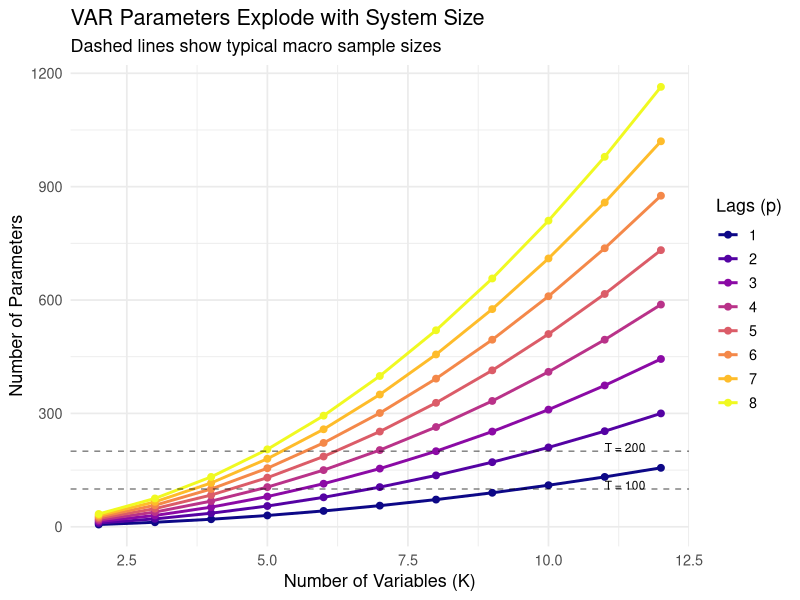
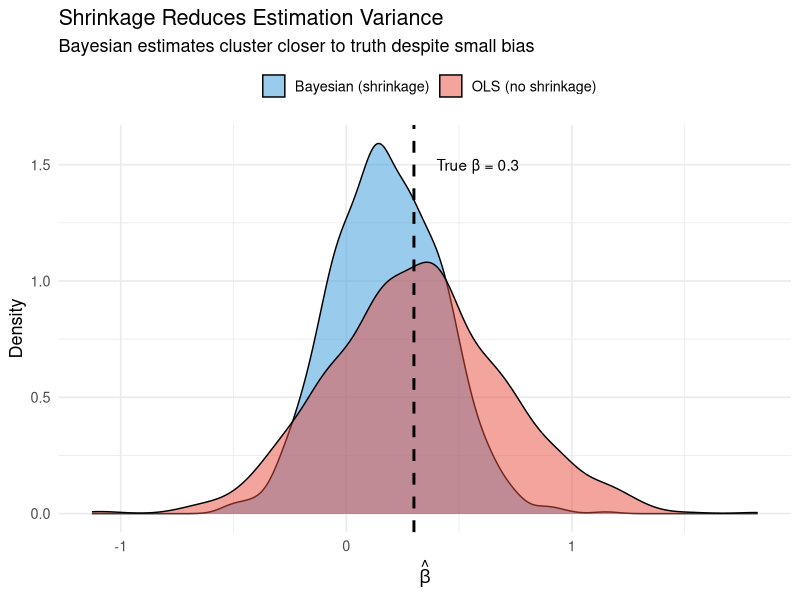
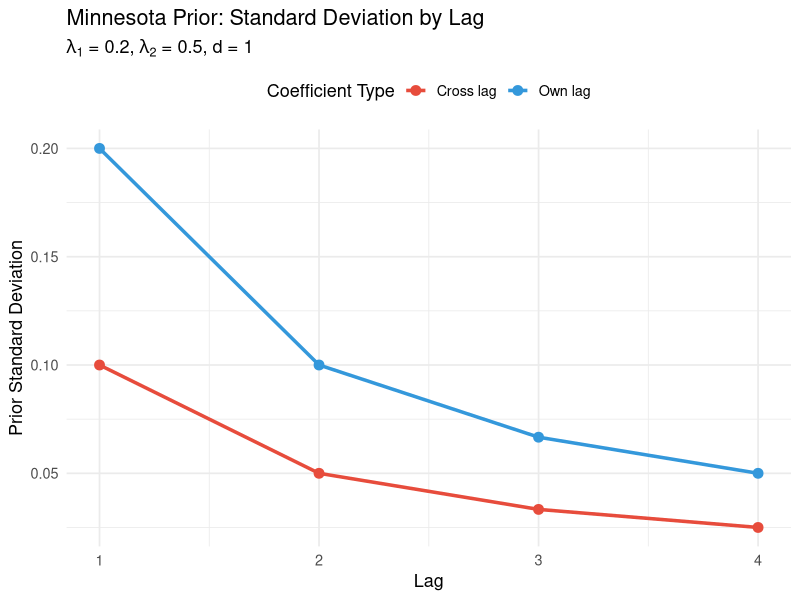
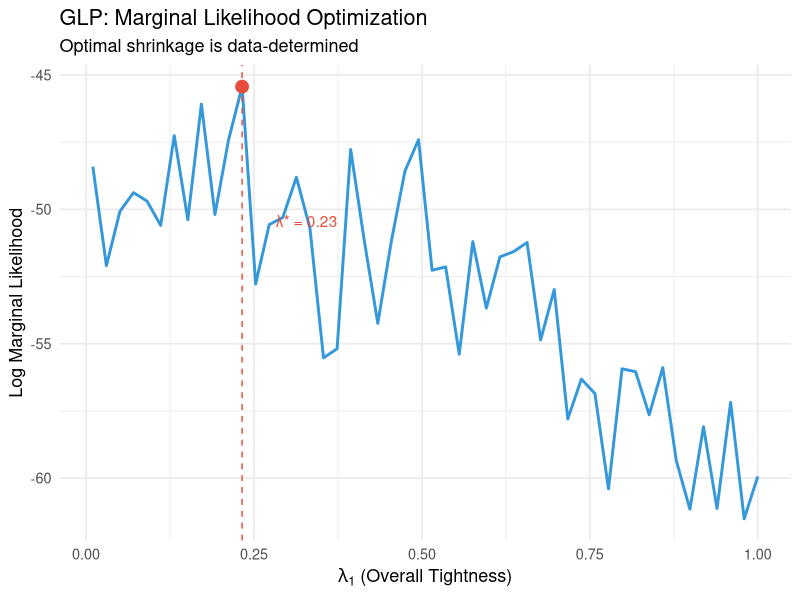
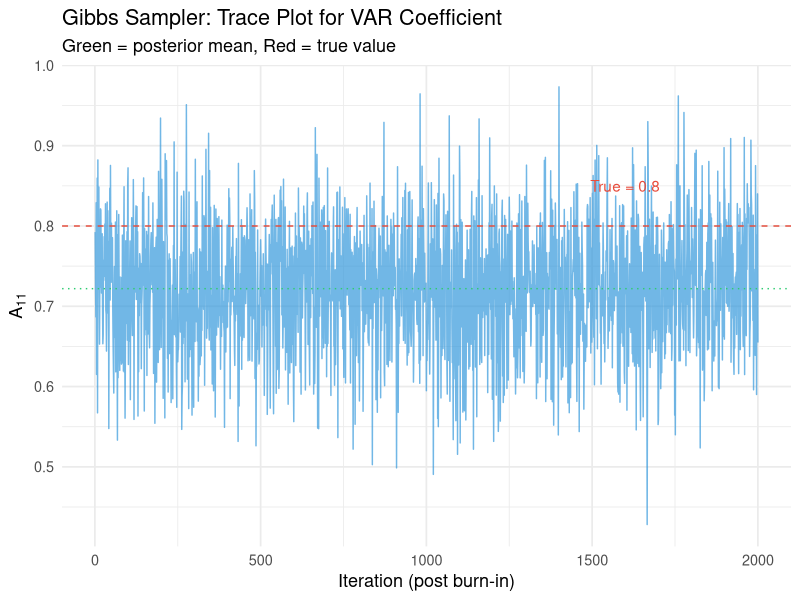
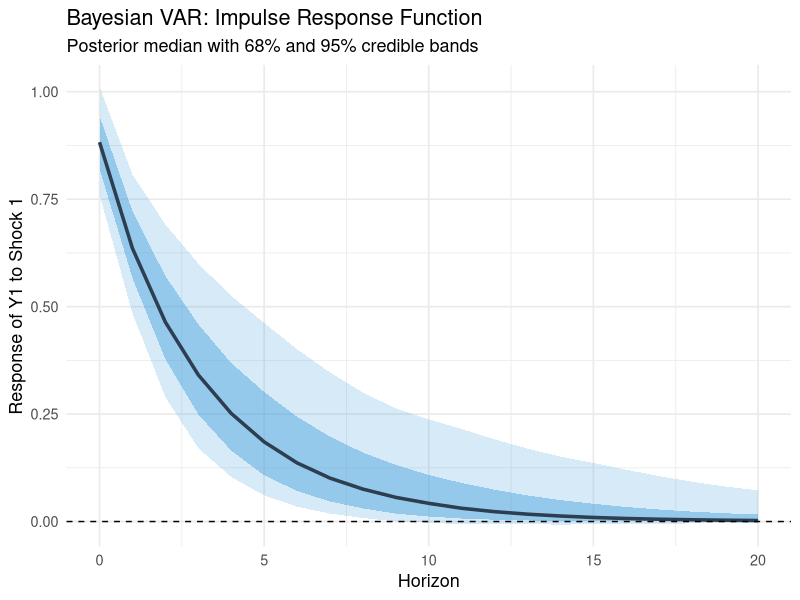

These charts were generated, in order, by the following R code:
## ---- chunk 1
#| label: setup
#| include: false

knitr::opts_chunk$set(
  echo = TRUE, warning = FALSE, message = FALSE,
  fig.width = 10, fig.height = 6, fig.align = "center"
)

library(dplyr)
library(tidyr)
library(ggplot2)
library(mvtnorm)

theme_set(theme_minimal(base_size = 13))
set.seed(42)
## ---- chunk 2
#| label: param-explosion
#| fig-cap: "The curse of dimensionality in VARs"

param_count <- expand.grid(K = 2:12, p = 1:8) %>%
  mutate(params = K * (K * p + 1))

ggplot(param_count, aes(x = K, y = params, color = factor(p))) +
  geom_line(linewidth = 1) +
  geom_point(size = 2) +
  geom_hline(yintercept = c(100, 200), linetype = "dashed", alpha = 0.5) +
  annotate("text", x = 11, y = 110, label = "T = 100", hjust = 0, size = 3) +
  annotate("text", x = 11, y = 210, label = "T = 200", hjust = 0, size = 3) +
  scale_color_viridis_d(option = "plasma") +
  labs(title = "VAR Parameters Explode with System Size",
       subtitle = "Dashed lines show typical macro sample sizes",
       x = "Number of Variables (K)", y = "Number of Parameters",
       color = "Lags (p)")
## ---- chunk 3
#| label: shrinkage-intuition
#| fig-cap: "Shrinkage reduces variance at the cost of small bias"

# Demonstrate shrinkage benefit
set.seed(123)
n_sim <- 1000
true_beta <- 0.3
n_obs <- 30

# OLS estimates (high variance)
ols_estimates <- replicate(n_sim, {
  x <- rnorm(n_obs)
  y <- true_beta * x + rnorm(n_obs, 0, 2)
  coef(lm(y ~ x - 1))
})

# Bayesian estimates with shrinkage prior toward 0
# Prior: beta ~ N(0, 0.5^2)
prior_var <- 0.5^2
bayes_estimates <- replicate(n_sim, {
  x <- rnorm(n_obs)
  y <- true_beta * x + rnorm(n_obs, 0, 2)

  # Posterior with known sigma = 2
  sigma2 <- 4
  post_var <- 1 / (1/prior_var + sum(x^2)/sigma2)
  post_mean <- post_var * (sum(x*y)/sigma2)
  post_mean
})

estimates_df <- data.frame(
  estimate = c(ols_estimates, bayes_estimates),
  method = rep(c("OLS (no shrinkage)", "Bayesian (shrinkage)"), each = n_sim)
)

ggplot(estimates_df, aes(x = estimate, fill = method)) +
  geom_density(alpha = 0.5) +
  geom_vline(xintercept = true_beta, linetype = "dashed", linewidth = 1) +
  annotate("text", x = true_beta + 0.1, y = 1.5,
           label = paste0("True β = ", true_beta), hjust = 0) +
  scale_fill_manual(values = c("OLS (no shrinkage)" = "#e74c3c",
                                "Bayesian (shrinkage)" = "#3498db")) +
  labs(title = "Shrinkage Reduces Estimation Variance",
       subtitle = "Bayesian estimates cluster closer to truth despite small bias",
       x = expression(hat(beta)), y = "Density",
       fill = "") +
  theme(legend.position = "top")
## ---- chunk 4
#| label: minnesota-variance
#| fig-cap: "Minnesota prior variance structure"

# Illustrate Minnesota prior variance structure
K <- 3
p <- 4
lambda1 <- 0.2
lambda2 <- 0.5
d <- 1

# Prior variance for different coefficient types
lags <- 1:p
own_var <- (lambda1 / lags^d)^2
cross_var <- (lambda1 * lambda2 / lags^d)^2

var_df <- data.frame(
  lag = rep(lags, 2),
  variance = c(own_var, cross_var),
  type = rep(c("Own lag", "Cross lag"), each = p)
)

ggplot(var_df, aes(x = lag, y = sqrt(variance), color = type)) +
  geom_line(linewidth = 1.2) +
  geom_point(size = 3) +
  scale_color_manual(values = c("Own lag" = "#3498db", "Cross lag" = "#e74c3c")) +
  labs(title = "Minnesota Prior: Standard Deviation by Lag",
       subtitle = expression(paste(lambda[1], " = 0.2, ", lambda[2], " = 0.5, d = 1")),
       x = "Lag", y = "Prior Standard Deviation",
       color = "Coefficient Type") +
  theme(legend.position = "top")
## ---- chunk 5
#| label: glp-illustration
#| fig-cap: "GLP marginal likelihood optimization"

# Illustrate marginal likelihood as function of lambda
# (Simulated for illustration)
lambda_grid <- seq(0.01, 1, length.out = 50)

# Simulated marginal likelihood (realistic shape)
set.seed(42)
ml_values <- -50 - 20*(lambda_grid - 0.25)^2 + rnorm(50, 0, 2)

ml_df <- data.frame(lambda = lambda_grid, log_ml = ml_values)
optimal_lambda <- lambda_grid[which.max(ml_values)]

ggplot(ml_df, aes(x = lambda, y = log_ml)) +
  geom_line(linewidth = 1, color = "#3498db") +
  geom_vline(xintercept = optimal_lambda, linetype = "dashed", color = "#e74c3c") +
  annotate("point", x = optimal_lambda, y = max(ml_values),
           size = 4, color = "#e74c3c") +
  annotate("text", x = optimal_lambda + 0.05, y = max(ml_values) - 5,
           label = paste0("λ* = ", round(optimal_lambda, 2)), hjust = 0,
           color = "#e74c3c") +
  labs(title = "GLP: Marginal Likelihood Optimization",
       subtitle = "Optimal shrinkage is data-determined",
       x = expression(lambda[1] ~ "(Overall Tightness)"),
       y = "Log Marginal Likelihood")
## ---- chunk 6
#| label: gibbs-bvar
#| fig-cap: "Gibbs sampler trace plots for BVAR coefficient"

# Simplified BVAR Gibbs sampler demonstration
# Generate synthetic VAR(1) data
T_obs <- 100
K <- 2

# True parameters
A_true <- matrix(c(0.8, 0.1, 0.05, 0.7), K, K)
Sigma_true <- matrix(c(1, 0.3, 0.3, 1), K, K)

# Generate data
Y <- matrix(0, T_obs, K)
Y[1, ] <- rnorm(K)
for (t in 2:T_obs) {
  Y[t, ] <- Y[t-1, ] %*% t(A_true) + rmvnorm(1, sigma = Sigma_true)
}

# Build matrices
y <- Y[2:T_obs, ]
X <- cbind(1, Y[1:(T_obs-1), ])
T_eff <- nrow(y)
M <- ncol(X)

# Minnesota-style prior
B0 <- matrix(0, M, K)
B0[2:3, ] <- diag(K) * 0.9  # Prior: close to random walk

# Prior precision (diagonal, tight) - must be (M*K) x (M*K) for vec(B)
lambda1 <- 0.2
# Build prior variance for each coefficient in vec(B)
# Structure: [const_eq1, y1_eq1, y2_eq1, const_eq2, y1_eq2, y2_eq2]
v0_diag <- numeric(M * K)
for (eq in 1:K) {
  idx_const <- (eq - 1) * M + 1
  v0_diag[idx_const] <- 100  # Loose prior on constant
  for (var in 1:K) {
    idx_var <- (eq - 1) * M + 1 + var
    v0_diag[idx_var] <- lambda1^2  # Tight prior on AR coefficients
  }
}
V0_inv <- diag(1 / v0_diag)

# Prior for Sigma
nu0 <- K + 2
S0 <- diag(K)

# Gibbs sampler
n_draw <- 2000
n_burn <- 500
B_draws <- array(0, dim = c(M, K, n_draw))
Sigma_draws <- array(0, dim = c(K, K, n_draw))

# Initialize
B_curr <- solve(crossprod(X)) %*% crossprod(X, y)
Sigma_curr <- crossprod(y - X %*% B_curr) / T_eff

for (g in 1:(n_draw + n_burn)) {
  # Draw B | Sigma using vectorized form
  # vec(B) | Sigma ~ N(b_post, V_post) where V_post = (V0_inv + Sigma^{-1} ⊗ X'X)^{-1}
  Sigma_inv <- solve(Sigma_curr)
  V_post_inv <- V0_inv + kronecker(Sigma_inv, crossprod(X))
  V_post <- solve(V_post_inv)
  b_post <- V_post %*% (V0_inv %*% as.vector(B0) +
                         kronecker(Sigma_inv, t(X)) %*% as.vector(y))
  B_curr <- matrix(rmvnorm(1, b_post, V_post), M, K)

  # Draw Sigma | B
  U <- y - X %*% B_curr
  S_post <- S0 + crossprod(U)
  Sigma_curr <- solve(rWishart(1, nu0 + T_eff, solve(S_post))[,,1])

  # Store
  if (g > n_burn) {
    B_draws[,,g - n_burn] <- B_curr
    Sigma_draws[,,g - n_burn] <- Sigma_curr
  }
}

# Trace plot for A[1,1]
trace_df <- data.frame(
  iteration = 1:n_draw,
  value = B_draws[2, 1, ]  # A[1,1] coefficient
)

ggplot(trace_df, aes(x = iteration, y = value)) +
  geom_line(alpha = 0.7, color = "#3498db") +
  geom_hline(yintercept = A_true[1,1], linetype = "dashed", color = "#e74c3c") +
  geom_hline(yintercept = mean(trace_df$value), linetype = "dotted", color = "#2ecc71") +
  annotate("text", x = n_draw * 0.8, y = A_true[1,1] + 0.05,
           label = paste0("True = ", A_true[1,1]), color = "#e74c3c") +
  labs(title = "Gibbs Sampler: Trace Plot for VAR Coefficient",
       subtitle = "Green = posterior mean, Red = true value",
       x = "Iteration (post burn-in)", y = expression(A[11]))
## ---- chunk 7
#| label: sign-restrictions

# Sign restriction: monetary tightening
# - Raises interest rate (positive)
# - Lowers output (negative)
# - Lowers inflation (negative)

restrictions <- data.frame(
  Variable = c("Interest Rate", "Output", "Inflation"),
  Sign = c("+", "-", "-"),
  Interpretation = c("Policy instrument", "Demand falls", "Prices fall")
)

knitr::kable(restrictions,
             caption = "Example Sign Restrictions for Monetary Policy Shock")
## ---- chunk 8
#| label: posterior-irfs
#| fig-cap: "Impulse responses with posterior credible bands"

# Compute IRFs from Gibbs draws
H <- 20  # horizons
K <- 2
n_draws_use <- 500  # use subset for speed

IRF_draws <- array(0, dim = c(K, K, H+1, n_draws_use))

for (g in 1:n_draws_use) {
  # Extract A matrix (coefficients on lagged Y)
  A1 <- t(B_draws[2:3, , g])

  # Cholesky impact
  P <- t(chol(Sigma_draws[,,g]))

  # Compute IRFs
  Phi <- diag(K)
  IRF_draws[,,1,g] <- P

  for (h in 1:H) {
    Phi <- Phi %*% A1
    IRF_draws[,,h+1,g] <- Phi %*% P
  }
}

# Extract IRF of variable 1 to shock 1
irf_11 <- IRF_draws[1, 1, , ]

# Posterior summaries
irf_median <- apply(irf_11, 1, median)
irf_lower <- apply(irf_11, 1, quantile, 0.16)
irf_upper <- apply(irf_11, 1, quantile, 0.84)
irf_lower95 <- apply(irf_11, 1, quantile, 0.025)
irf_upper95 <- apply(irf_11, 1, quantile, 0.975)

irf_df <- data.frame(
  horizon = 0:H,
  median = irf_median,
  lower68 = irf_lower,
  upper68 = irf_upper,
  lower95 = irf_lower95,
  upper95 = irf_upper95
)

ggplot(irf_df, aes(x = horizon)) +
  geom_ribbon(aes(ymin = lower95, ymax = upper95), fill = "#3498db", alpha = 0.2) +
  geom_ribbon(aes(ymin = lower68, ymax = upper68), fill = "#3498db", alpha = 0.4) +
  geom_line(aes(y = median), linewidth = 1.2, color = "#2c3e50") +
  geom_hline(yintercept = 0, linetype = "dashed") +
  labs(title = "Bayesian VAR: Impulse Response Function",
       subtitle = "Posterior median with 68% and 95% credible bands",
       x = "Horizon", y = "Response of Y1 to Shock 1")
